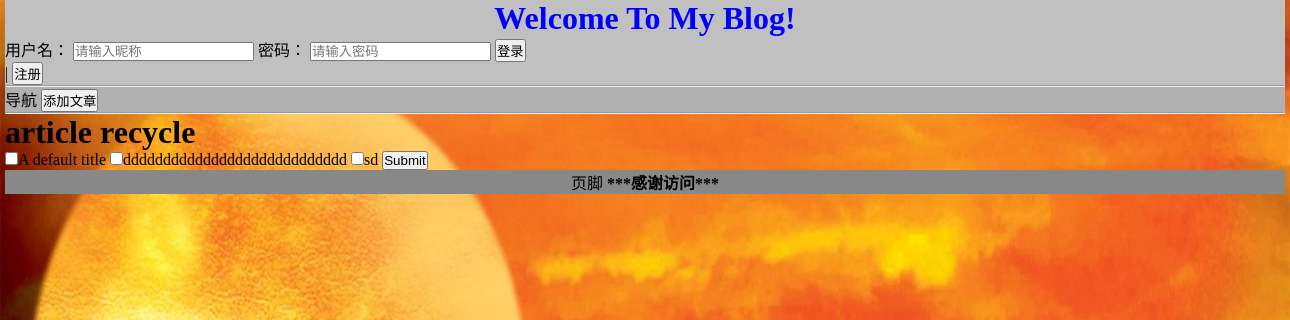
/recycle/article/3, run on an earlier commit of the app's database.
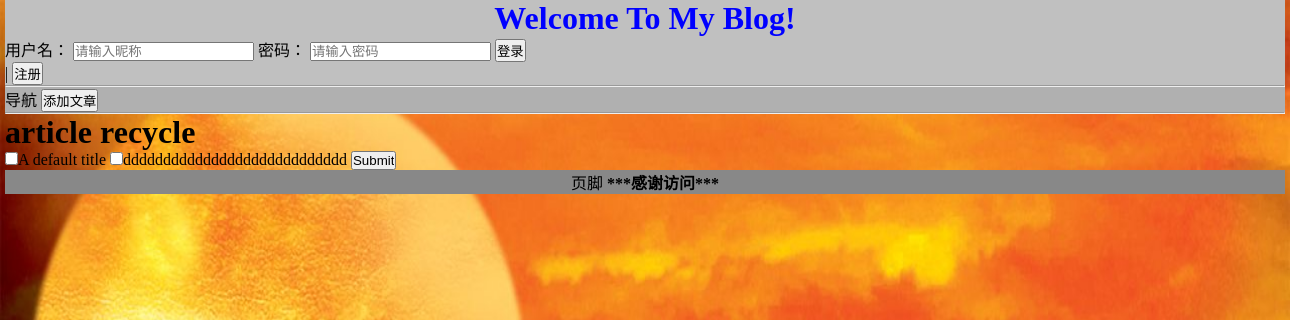
And on a later commit of the database.
### myblog/models.py (models this page shows)
class Article(models.Model):
    Title = models.CharField('标题', max_length=30, default='A default title')
    Author = models.ForeignKey(Blogger, on_delete=models.CASCADE)
    Content = models.TextField('内容', max_length=5000, default='A default content')
    Like = models.IntegerField('赞', default=0)
    Pub_date = models.DateTimeField('发表时间', auto_now_add=True)
    Revise_date = models.DateTimeField('最后修订', auto_now=True)
    Status = models.BooleanField('上线', default=True)
    all_objects = models.Manager()
    objects = ExistingManager()
    def __str__(self):
        return self.Title

### recycle/views.py (the view)
# urls.py: url(r'^article/([0-9]+)', views.article_recycle, name='article_re'),
def article_recycle(request, blogger_id):
    blogger = get_object_or_404(Blogger, id=blogger_id)
    article_deleted = Article.all_objects.filter(Author=blogger, Status=False)
    if request.method == 'POST':
        recycle_article_id = request.POST.getlist('recycle_article_id')
        for i in recycle_article_id:
            article = Article.all_objects.filter(id=i)[0]
            article.Status = True
            article.save()
    else:
        pass
    return render(request, 'recycle/article_recycle.html', {
        'article_deleted': article_deleted,
        'blogger': blogger
    })

### recycle/templates/recycle/article_recycle.html (shortened to what this page needs)
{% extends 'base.html' %}
{% block content %}
<div class='content'>
<h1>article recycle</h1>
<section>
	<form method="POST">
		{% for article in article_deleted %}
		<input type="checkbox" name="recycle_article_id" value="{{ article.id }}">{{ article }}
		{% endfor %}
		<input type="submit">
	</form>
</section>
</div>
{% endblock %}

### myblog/templates/base.html (shortened to what this page needs)
<!DOCTYPE html>
<html>
<head>
	{% load static %}
	<link rel='stylesheet' type='text/css' href="{% static 'base.css' %}" />
</head>
<body>
<header>
	{% if user.is_authenticated %}
		{% include 'index/logout.html' %}
	{% else %}
		<span>
			{% include 'index/login.html' %}
			<span>|</span>
			<a href='{% url "index:registration" %}'><button>注册</button></a>
		</span>
	{% endif %}
</header>
<hr />
<nav>
	{% block nav %}
		<span>导航</span>
		{% if user.is_authenticated %}
			<a href='{% url "myblog:editor" %}?user_id={{ user.id }}&article_id={{ -1 }}'><button>添加文章</button></a>
		{% else %}
			<a href='{% url "index:login" %}'><button>添加文章</button></a>
		{% endif %}
	{% endblock %}
</nav>
<hr />
{% block content %}内容{% endblock %}
<footer>
	{% block footer %}页脚{% endblock %}
	<span><b><a>***感谢访问***</a></b></span>
</footer>
</body>
</html>

### index/templates/index/login.html (shortened to what this page needs)
<h1><a href='{% url "myblog:index" %}'>Welcome To My Blog!</a></h1>
<form method="POST" action="{% url 'index:login' %}">
	<label>用户名：</label>
	<input type="text" name="username" placeholder='请输入昵称' required='required' ></input>
	<label>密码：</label>
	<input type="password" name="password" placeholder='请输入密码' required='required' ></input>
	<input type="submit" value="登录" />
</form>

### myblog/static/base.css (style rules this page uses)
* { margin: 0; padding: 0; }
a:link { text-decoration: none;color: blue }
div { border-radius: 1em 1em; }
body { width: 1280px; margin: 0 auto; background-image: url(myblog/image/index_01.jpg); background-size: 100% 100%; background-repeat: no-repeat; background-attachment: fixed; }
header { width: 100%; background-color: #C0C0C0; }
header h1 { text-align: center; }
nav { background-color: #B0B0B0; }
footer { width: 100%; background-color: #888888; text-align: center; }

What changed in the data, as far as the page shows it:
no longer on this page (row edited): Article: Title "sd"
